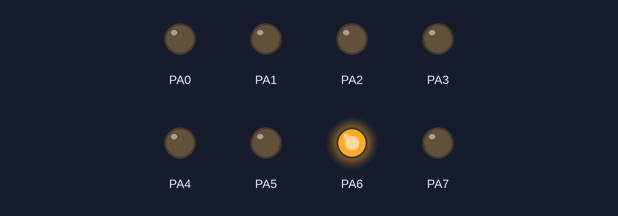
Bench run of a program on a simulated ATmega128, built with avr-gcc and emulated at 16 MHz. Parts: output pins drawn as LEDs (lit = HIGH).

Above: at 0.25 s.
At 0.9 s:
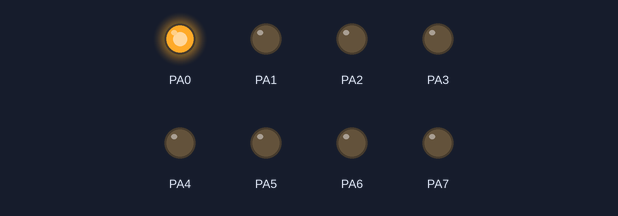
At 1.95 s:
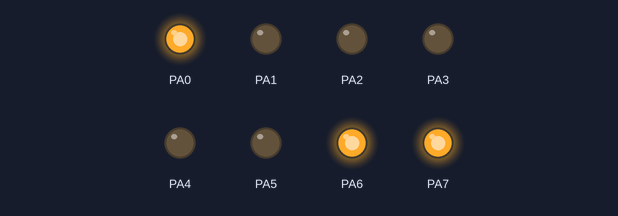
At 3.0 s:
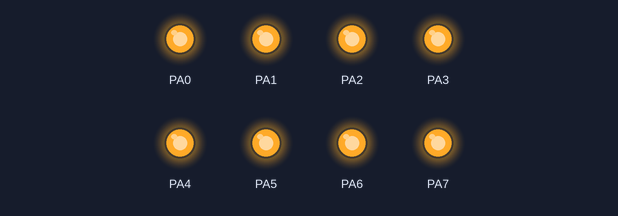
At 3.8 s:
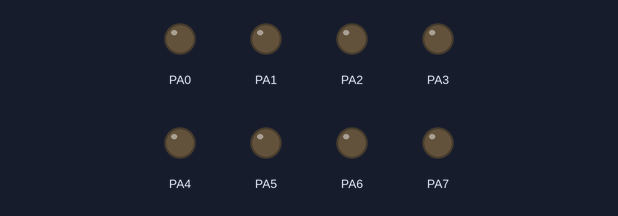
At 4.9 s:
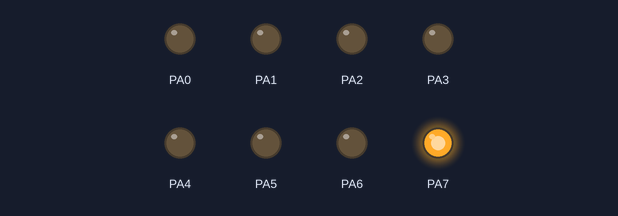
Timing chart, 0 to 6.2 s (numbered marks = the images above):
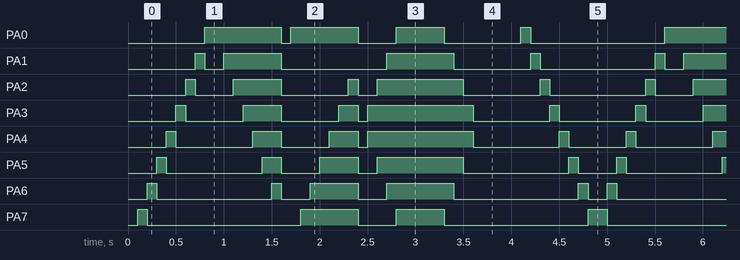

The program:

main.c
```c
/*
 * 03.TIME_CONTROL.c
 *
 * Created: 2026-06-15 오전 11:36:55
 * Author : kccistc
 */

#define F_CPU 16000000UL
#include <avr/io.h>
#include <util/delay.h>
#include <avr/interrupt.h> // sei 등 함수


extern void led_main(void);
extern void init_led(void);
void init_timer0();
volatile uint32_t msec_count = 0; //volatile 최적화 방지

/*
ISR (Interrupt Service Routine) : 인터럽트 처리 함수
TIMER0_OVF_vect :  Timer 0 Overflow INT가 발생이 되면 이곳으로 진입함
250대의 펄스를 count(1ms) 하면 이곳으로 자동진입을 한다.
ISR은 가능한 짧게 작성한다. -> 왜 짧게 하느냐??  이벤트에 대한 상황처리만 하고 빠져나와야한다
*/
ISR(TIMER0_OVF_vect){
	TCNT0 = 6; // TCNT0 6~256 : 250개 펄스 count하기 위해
	msec_count++; // 1ms count
}

int main(void)
{
	init_led();
	init_timer0();

	led_main();
    while (1) {
    }
}
/*
1.timer 0 을 초기화한다.
	AVR에서 8bit timer 0/2 중에서 0번을 초기화한다
	임베디드에서 가장 신경을 써야 할 부분이 초기화 하는 것이다.
	초기화가 잘못되면 이후가 다꼬인다.
2. 8bit가지고 1ms를 측정하는 timer/counter를 만들고자 한다.
  2-1 분주비 설정(64분주) 16000000Hz / 64 =>> 250,000Hz
  2-2 1주기가 잡아먹는 시간 계산 T = 1/f = 1/250,000 ->0.000004sec (4us) ==> 0.004ms
  2-3 8bit 가지고 count 하는 시간을 계산 ( 8bit timer 0V(Overflow))
 		0.004ms x 256개 ==> 0.001024sec --> (1.024ms)
 		0.004ms x 250개 ==> 0.001sec --> (1ms)
 */

void init_timer0(){
	TCNT0 = 6; //TCNT0 6~256 : 250게 펄스 count하기 위해

	TCCR0 &= ~(1 << CS02 | 1 << CS01 | 1<< CS00); //0분주 초기화 설정
	TCCR0 |= 1 << CS02 | 0 << CS01 | 0 << CS00; //64분주
	TIMSK |= 1 << TOIE0; // TIMER0 OVERflow INT
	sei(); // 전역(대문) interrupt 허용
}
```

led.c
```c
/*
 * led.c
 *
 * Created: 2026-06-10 오후 3:10:22
 *  Author: user
 */

#include "led.h"
void init_led(void);
void led_all_on(void);
void led_all_off(void);
void led_shift_left_on(void);
void led_shift_right_on(void);
void led_shift_left_keepon(void);
void led_shift_right_keepon(void);
void led_flower_on(void);
void led_flower_off(void);

extern volatile uint32_t msec_count; //volatile 최적화 방지
#define FUNC_SU 8

int func_state = 0;
void (*fp[]) () =
{
	led_shift_left_on, // func_state = 0
	led_shift_right_on,
	led_shift_left_keepon,
	led_all_off,
	led_shift_right_keepon,
	led_all_off,
	led_flower_on,
	led_flower_off // func_state = 8
};

void init_led(void)
{
	DDRA=0xff;  // PORTA 를 출력 모드로 설정
	PORTA=0x00;  // PORTA에 물려있는 led를 all off
}

int led_main(void){
	led_all_off();


	while(1){
#if 1
		fp[func_state] ();
	}
#else // org
	uint8_t led_toggle = 0;
	while(1){
		if(msec_count >= 500){ //500ms
			msec_count = 0;
			led_toggle = !led_toggle;
			if(led_toggle) led_all_on();
			else led_all_off();
		}
	}
#endif
}

void led_all_on(void)
{
	PORTA=0xff;
}

void led_all_off(void)
{
	PORTA=0x00;
	func_state = (func_state + 1) % FUNC_SU;
}

void led_shift_left_on(void){

#if 1
	static int i = 0;

	if(msec_count >= 100){
		msec_count = 0;
		*(unsigned char *) 0x3B = 1 << i; //PORTA : 0x1B
		if((i = (i + 1) % 8) == 0) //다음 인덱스 값을 계산
			func_state = (func_state + 1) % FUNC_SU; // 다음 실행할 func으로 점프
	}

#endif

#if 0
	static int i = 0;
	*(unsigned char *) 0x3B = 1 << i; //PORTA : 0x1B
	_delay_ms(30); //240ms소요

	i = (i + 1) % 8; //다음 인덱스 값을 계산

#endif
}

void led_shift_right_on(void){

#if 1
	static int i = 0;

	if(msec_count >= 100){
		msec_count = 0;
		*(unsigned char *) 0x3B = 0x80 >> i; //PORTA : 0x1B
		if((i = (i + 1) % 8) == 0) //다음 인덱스 값을 계산
		func_state = (func_state + 1) % FUNC_SU; // 다음 실행할 func으로 점프
	}


#else
	for(int i = 7; i >= 0; i--){
		*(unsigned char *) 0x3B = 1 << i; //PORTA : 0x3B
		_delay_ms(30);
	}
#endif
}

void led_shift_left_keepon(void){
	static int i = 0;
	if(msec_count >= 100){
		msec_count = 0;
		PORTA |= 1 << i;
		if((i = (i + 1) % 8) == 0) //다음 인덱스 값을 계산
		func_state = (func_state + 1) % FUNC_SU; // 다음 실행할 func으로 점프
	}
}

void led_shift_right_keepon(void){
	static int i = 0;
	if(msec_count >= 100){
		msec_count = 0;
		PORTA |= 1 << i;
		if((i = (i - 1 + 8) % 8) == 0) //다음 인덱스 값을 계산
		func_state = (func_state + 1) % FUNC_SU; // 다음 실행할 func으로 점프
	}
}

void led_flower_on(void){
	static int i = 0;
	if(msec_count >= 100){
		msec_count = 0;
		PORTA |= 0x10 << i; //left
		PORTA |= 0x08 >> i; //right
		if((i = (i + 1) % 8) == 0) //다음 인덱스 값을 계산
		func_state = (func_state + 1) % FUNC_SU; // 다음 실행할 func으로 점프
	}
}

void led_flower_off(void){
	static int i = 0;
	if(msec_count >= 100){
		msec_count = 0;
		PORTA &= ~(0x80 >> i); // left
		PORTA &= ~(0x01 << i); // right
		if((i = (i + 1) % 8) == 0) //다음 인덱스 값을 계산
		func_state = (func_state + 1) % FUNC_SU; // 다음 실행할 func으로 점프
	}
}
```

led.h
```c
/*
 * led.h
 *
 * Created: 2026-06-10 오후 3:09:22
 *  Author: user
 */


#ifndef LED_H_
#define LED_H_
#define F_CPU 16000000UL  // 16MHz
#include <avr/io.h>  // PORTA PORTB PORTD... IO관련 reg가 들어 있다.
#include <util/delay.h>  // _delay_ms _delay_us 등

#endif /* LED_H_ */
```

Measured:
- by itself, PA0: repeats every 4.8 s: LOW 0.10 s, HIGH 0.70 s, LOW 0.40 s, HIGH 0.50 s, LOW 0.80 s, HIGH 0.10 s, LOW 1.4 s, HIGH 0.80 s
- by itself, PA1: repeats every 4.8 s: LOW 0.20 s, HIGH 0.60 s, LOW 1.1 s, HIGH 0.70 s, LOW 0.80 s, HIGH 0.10 s, LOW 1.2 s, HIGH 0.10 s
- by itself, PA3: repeats every 4.8 s: LOW 0.60 s, HIGH 0.40 s, LOW 0.60 s, HIGH 0.20 s, LOW 0.10 s, HIGH 1.1 s, 2 × (LOW 0.80 s, HIGH 0.10 s)
- by itself, PA7: repeats every 4.8 s: LOW 1.6 s, HIGH 0.60 s, LOW 0.40 s, HIGH 0.50 s, LOW 1.5 s, HIGH 0.20 s
- by itself, PA5: repeats every 4.8 s: LOW 1.0 s, HIGH 0.20 s, LOW 0.40 s, HIGH 0.40 s, LOW 0.20 s, HIGH 0.90 s, LOW 1.1 s, HIGH 0.10 s, LOW 0.40 s, HIGH 0.10 s
- by itself, PA6: repeats every 4.8 s: LOW 1.2 s, HIGH 0.10 s, LOW 0.30 s, HIGH 0.50 s, LOW 0.30 s, HIGH 0.70 s, LOW 1.3 s, HIGH 0.10 s, LOW 0.20 s, HIGH 0.10 s
